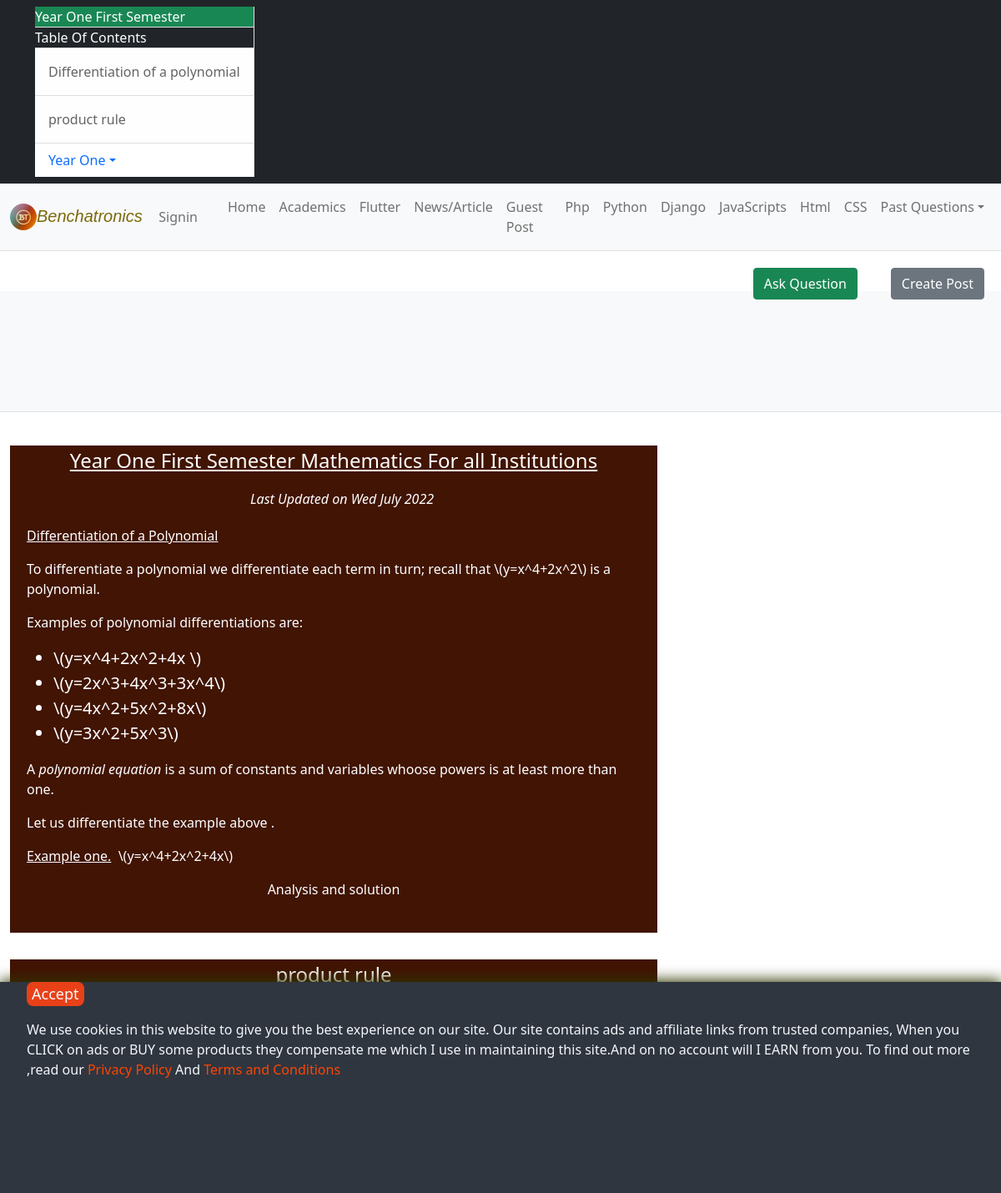
Screenshot of /year/one/first_semester/ with the database file from the repository.
### posts/models.py (models this page shows, shortened)
class Academic(models.Model):
    author = models.ForeignKey(User,on_delete=models.CASCADE)
    read_min = models.CharField(max_length=30,default='6 mins')
    description = models.TextField(blank=True, null=True,)
    tag = models.CharField(max_length=300,default='coding')
    title = models.TextField(max_length=255,null=True,blank=False)
    topic = models.TextField(null=True,blank=True)
    keyword = models.TextField(blank=True,null=True)
    table_of_content = RichTextUploadingField(blank=False)
    content = RichTextUploadingField(blank=False)
    learning_objective = RichTextUploadingField(blank=True)
    image = models.ImageField(blank=True, null=True)
    date_added = models.DateTimeField(default=datetime.now,blank=True)
    slug = models.SlugField(max_length=255,blank=True,unique=True)
    def get_absolute_url(self):
        return reverse ("edu_detail",kwargs={'slug':self.slug})

### posts/views.py (the view)
# urls.py: path('year/one/first_semester/',views.first_semester,name='first_semester'),
def first_semester(request):
    first_semester = Academic.objects.all()
    context = {'first_semester':first_semester
        }
    return render(request,'first_semester.html',context)

### templates/first_semester.html (shortened to what this page needs)
{% extends 'base.html' %}
{% load static %}

### templates/base.html (shortened to what this page needs)
{% spaceless %}
 {% load i18n %}
 {% load comments %}
 {% load comments_xtd %}
 {% load static %}
{% load social_share %}
{% load crispy_forms_tags %}
{% endspaceless %}

### rows the page displays
Academic: slug+topic+title "Year One First Semester Table Of Contents Differentiation of a polynomial product rule Year One Benchatronics Signin Home Academics Flutter News/Article Guest Post Php Python Django JavaScripts Html CSS Past Questions Create Post Ask Question Year One First Semester Mathematics For all Institutions Last Updated on Wed July 2022 Differentiation of a Polynomial To differentiate a polynomial we differentiate each term in turn; recall that \\(y=x^4+2x^2\\) is a polynomial. Examples of polynomial differentiations are: \\(y=x^4+2x^2+4x \\) \\(y=2x^3+4x^3+3x^4\\) \\(y=4x^2+5x^2+8x\\) \\(y=3x^2+5x^3\\) A polynomial equation is a sum of constants and variables whoose powers is at least more than one. Let us…", slug+topic+title (picture)
